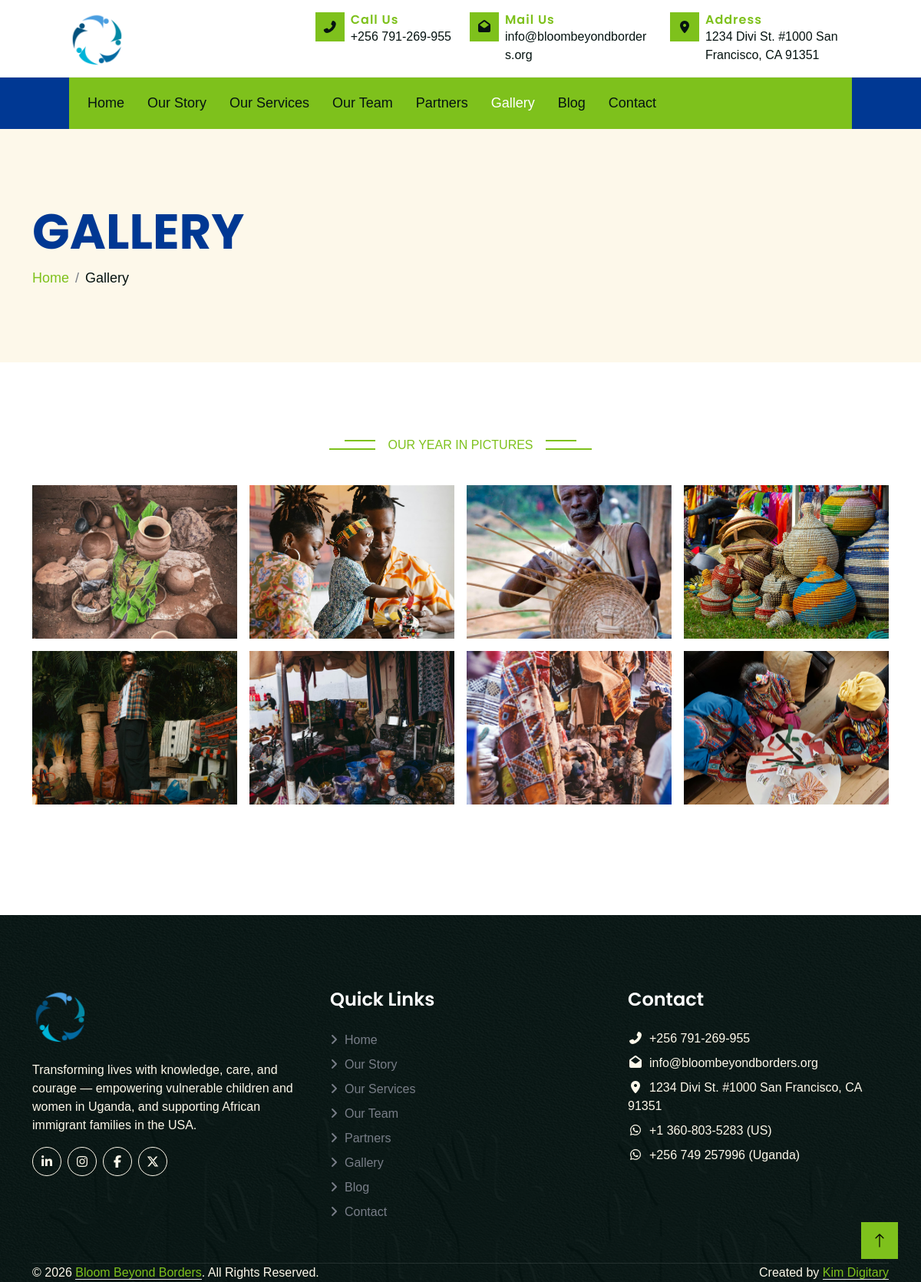
The page /gallery on the database its author committed.
### tables this page shows
CREATE TABLE IF NOT EXISTS gallery_albums (
    id INT UNSIGNED AUTO_INCREMENT PRIMARY KEY,
    name VARCHAR(150) NOT NULL,
    slug VARCHAR(160) NOT NULL,
    sort_order INT NOT NULL DEFAULT 0,
    created_at DATETIME NOT NULL DEFAULT CURRENT_TIMESTAMP,
    updated_at DATETIME NOT NULL DEFAULT CURRENT_TIMESTAMP ON UPDATE CURRENT_TIMESTAMP,
    UNIQUE KEY uq_gallery_albums_slug (slug)
);

CREATE TABLE IF NOT EXISTS gallery_images (
    id INT UNSIGNED AUTO_INCREMENT PRIMARY KEY,
    album_id INT UNSIGNED NOT NULL,
    image_path VARCHAR(255) NOT NULL,
    caption VARCHAR(255) NULL,
    sort_order INT NOT NULL DEFAULT 0,
    created_at DATETIME NOT NULL DEFAULT CURRENT_TIMESTAMP,
    CONSTRAINT fk_gallery_images_album FOREIGN KEY (album_id)
        REFERENCES gallery_albums (id) ON DELETE CASCADE,
    KEY idx_gallery_images_album_id (album_id)
);

### app/Core/Controller.php (called while the page is built, shortened)
<?php
abstract class Controller
{
    protected function view(string $view, array $data = []): void
    {
        $viewsDir = dirname(__DIR__) . '/Views';
        $viewPath = $viewsDir . '/' . $view . '.php';
        extract($data);
        require $viewsDir . '/partials/header.php';
        require $viewPath;
        require $viewsDir . '/partials/footer.php';
    }
}

### app/Controllers/GalleryController.php (called while the page is built, shortened)
<?php
class GalleryController extends Controller
{
    public function index(): void
    {
        $this->view('gallery/index', [
            'title' => 'Gallery - Bloom Beyond Borders',
            'pageTitle' => 'Gallery',
            'albums' => (new GalleryAlbum())->allWithImages(),
        ]);
    }
}

### public/index.php (called while the page is built, shortened)
<?php
$router = new Router();
$router->get('/', [HomeController::class, 'index']);
$router->get('/our-story', [StoryController::class, 'index']);
$router->get('/our-services', [ServicesController::class, 'index']);
$router->get('/our-team', [TeamController::class, 'index']);
$router->get('/partners', [PartnersController::class, 'index']);
$router->get('/gallery', [GalleryController::class, 'index']);
$router->get('/blog', [BlogController::class, 'index']);
$router->get('/blog/{slug}', [BlogController::class, 'show']);
$router->post('/blog/{slug}/comments', [BlogController::class, 'submitComment']);
$router->get('/contact', [ContactController::class, 'index']);
$router->post('/contact', [ContactController::class, 'submit']);
$router->get('/admin/login', [AdminAuthController::class, 'showLogin']);
$router->post('/admin/login', [AdminAuthController::class, 'login']);
$router->post('/admin/logout', [AdminAuthController::class, 'logout']);
$router->get('/admin', [AdminDashboardController::class, 'index']);
$router->get('/admin/settings', [AdminSettingsController::class, 'index']);
$router->post('/admin/settings', [AdminSettingsController::class, 'update']);
$router->get('/admin/team', [AdminTeamController::class, 'index']);
$router->get('/admin/team/create', [AdminTeamController::class, 'create']);
$router->post('/admin/team', [AdminTeamController::class, 'store']);
$router->get('/admin/team/{id}/edit', [AdminTeamController::class, 'edit']);
$router->post('/admin/team/{id}', [AdminTeamController::class, 'update']);
$router->post('/admin/team/{id}/delete', [AdminTeamController::class, 'destroy']);
$router->get('/admin/partners', [AdminPartnersController::class, 'index']);
$router->get('/admin/partners/create', [AdminPartnersController::class, 'create']);
$router->post('/admin/partners', [AdminPartnersController::class, 'store']);
$router->get('/admin/partners/{id}/edit', [AdminPartnersController::class, 'edit']);
$router->post('/admin/partners/{id}', [AdminPartnersController::class, 'update']);
$router->post('/admin/partners/{id}/delete', [AdminPartnersController::class, 'destroy']);
$router->get('/admin/gallery', [AdminGalleryController::class, 'index']);
$router->get('/admin/gallery/create', [AdminGalleryController::class, 'createAlbum']);
$router->post('/admin/gallery', [AdminGalleryController::class, 'storeAlbum']);
$router->get('/admin/gallery/{id}/edit', [AdminGalleryController::class, 'editAlbum']);
$router->post('/admin/gallery/{id}', [AdminGalleryController::class, 'updateAlbum']);
$router->post('/admin/gallery/{id}/delete', [AdminGalleryController::class, 'destroyAlbum']);
$router->get('/admin/gallery/{id}', [AdminGalleryController::class, 'showAlbum']);
$router->post('/admin/gallery/{albumId}/images', [AdminGalleryController::class, 'storeImage']);
$router->get('/admin/gallery/{albumId}/images/{imageId}/edit', [AdminGalleryController::class, 'editImage']);
$router->post('/admin/gallery/{albumId}/images/{imageId}', [AdminGalleryController::class, 'updateImage']);
$router->post('/admin/gallery/{albumId}/images/{imageId}/delete', [AdminGalleryController::class, 'destroyImage']);
$router->get('/admin/blog', [AdminBlogController::class, 'index']);
$router->get('/admin/blog/create', [AdminBlogController::class, 'create']);
$router->post('/admin/blog', [AdminBlogController::class, 'store']);
$router->get('/admin/blog/{id}/edit', [AdminBlogController::class, 'edit']);
$router->post('/admin/blog/{id}', [AdminBlogController::class, 'update']);
$router->post('/admin/blog/{id}/delete', [AdminBlogController::class, 'destroy']);
$router->get('/admin/comments', [AdminBlogController::class, 'commentsIndex']);
$router->post('/admin/comments/{id}/approve', [AdminBlogController::class, 'approveComment']);
$router->post('/admin/comments/{id}/delete', [AdminBlogController::class, 'deleteComment']);
$router->get('/admin/contact', [AdminContactController::class, 'index']);
$router->post('/admin/contact/{id}/delete', [AdminContactController::class, 'destroy']);
$router->get('/admin/story', [AdminStoryController::class, 'index']);
$router->get('/admin/story/stats/create', [AdminStoryController::class, 'createStat']);
$router->post('/admin/story/stats', [AdminStoryController::class, 'storeStat']);
$router->get('/admin/story/stats/{id}/edit', [AdminStoryController::class, 'editStat']);
$router->post('/admin/story/stats/{id}', [AdminStoryController::class, 'updateStat']);
$router->post('/admin/story/stats/{id}/delete', [AdminStoryController::class, 'destroyStat']);
$router->get('/admin/story/finance/create', [AdminStoryController::class, 'createFinance']);
$router->post('/admin/story/finance', [AdminStoryController::class, 'storeFinance']);
$router->get('/admin/story/finance/{id}/edit', [AdminStoryController::class, 'editFinance']);
$router->post('/admin/story/finance/{id}', [AdminStoryController::class, 'updateFinance']);
$router->post('/admin/story/finance/{id}/delete', [AdminStoryController::class, 'destroyFinance']);
$router->post('/admin/story/letter', [AdminStoryController::class, 'updateLetter']);
$router->dispatch($_SERVER['REQUEST_METHOD'], $_SERVER['REQUEST_URI']);

### app/Core/Model.php (called while the page is built, shortened)
<?php
abstract class Model
{
    public function __construct()
    {
        $this->db = Database::connection();
    }
}

### app/Config/db.php (called while the page is built)
<?php
return [
    'host' => getenv('DB_HOST') ?: '127.0.0.1',
    'port' => getenv('DB_PORT') ?: '3306',
    'database' => getenv('DB_DATABASE') ?: 'bloom',
    'username' => getenv('DB_USERNAME') ?: 'root',
    'password' => getenv('DB_PASSWORD') ?: '',
    'charset' => 'utf8mb4',
];

### app/Core/Database.php (called while the page is built, shortened)
<?php
class Database
{
    private static ?PDO $connection = null;
    public static function connection(): PDO
    {
        if (self::$connection === null) {
            $config = require dirname(__DIR__) . '/Config/db.php';
            $dsn = sprintf(
                'mysql:host=%s;port=%s;dbname=%s;charset=%s',
                $config['host'],
                $config['port'],
                $config['database'],
                $config['charset']
            );
            try {
                self::$connection = new PDO($dsn, $config['username'], $config['password'], [
                    PDO::ATTR_ERRMODE => PDO::ERRMODE_EXCEPTION,
                    PDO::ATTR_DEFAULT_FETCH_MODE => PDO::FETCH_ASSOC,
                    PDO::ATTR_EMULATE_PREPARES => false,
                ]);
            } catch (PDOException $e) {
                throw new PDOException('Database connection failed: ' . $e->getMessage(), (int) $e->getCode());
            }
        }
        return self::$connection;
    }
}

### app/Models/GalleryAlbum.php (called while the page is built, shortened)
<?php
class GalleryAlbum extends Model
{
    public function allWithImages(): array
    {
        $albums = $this->all();
        $imagesStmt = $this->db->prepare(
            'SELECT * FROM gallery_images WHERE album_id = ? ORDER BY sort_order ASC, id ASC'
        );
        foreach ($albums as &$album) {
            $imagesStmt->execute([$album['id']]);
            $album['images'] = $imagesStmt->fetchAll();
        }
        return $albums;
    }
    public function all(): array
    {
        return $this->db->query('SELECT * FROM gallery_albums ORDER BY sort_order ASC, id ASC')->fetchAll();
    }
}

### app/Views/gallery/index.php (the view, shortened to what this page needs)
<?php
require dirname(__DIR__) . '/partials/page-header.php';
?>
<div class="container-fluid py-5">
    <div class="container">
        <?php foreach ($albums as $album): ?>
            <div class="mb-5 wow fadeIn" data-wow-delay="0.1s">
                <div class="text-center mx-auto mb-4" style="max-width: 500px;">
                    <p class="section-title bg-white text-center text-primary px-3"><?= htmlspecialchars($album['name']) ?></p>
                </div>
                <div class="row g-3">
                    <?php foreach ($album['images'] as $image): ?>
                        <?php $path = '/' . htmlspecialchars(ltrim($image['image_path'], '/')); ?>
                        <div class="col-6 col-md-4 col-lg-3">
                            <img
                                class="img-fluid w-100 gallery-thumb"
                                style="cursor: pointer; aspect-ratio: 4 / 3; object-fit: cover;"
                                src="<?= $path ?>"
                                data-full="<?= $path ?>"
                                data-caption="<?= htmlspecialchars($image['caption'] ?? '') ?>"
                                data-bs-toggle="modal"
                                data-bs-target="#galleryLightbox"
                                alt="<?= htmlspecialchars($image['caption'] ?: $album['name']) ?>"
                            >
                        </div>
                    <?php endforeach; ?>
                </div>
            </div>
        <?php endforeach; ?>
    </div>
</div>

### app/Core/Router.php (shortened to what this page needs)
<?php
class Router
{
    private array $routes = [];
    private function add(string $method, string $path, array $handler): void
    {
        $this->routes[] = [
            'method' => $method,
            'pattern' => $this->toPattern($path),
            'handler' => $handler,
        ];
    }
    private function toPattern(string $path): string
    {
        $pattern = preg_replace('#\{[a-zA-Z_][a-zA-Z0-9_]*\}#', '([^/]+)', $path);
        return '#^' . $pattern . '$#';
    }
    public function dispatch(string $method, string $uri): void
    {
        $path = parse_url($uri, PHP_URL_PATH) ?: '/';
        $path = rtrim($path, '/');
        foreach ($this->routes as $route) {
            if (preg_match($route['pattern'], $path, $matches)) {
                array_shift($matches);
                [$controllerClass, $action] = $route['handler'];
                $controller = new $controllerClass();
                $controller->$action(...$matches);
                return;
            }
        }
    }
}

### public/css/style.css (style rules this page uses)
:root { --bs-primary: #7ec11c; --bs-secondary: #003893; --bs-tertiary: #797E88; }
.section-title { position: relative; display: inline-block; text-transform: uppercase; }
.section-title::before { position: absolute; content: ""; width: calc(100% + 80px); height: 0px; top: 5px; left: -40px; border-top: 2px solid var(--bs-primary); z-index: -1; }
.section-title::after { position: absolute; content: ""; width: calc(100% + 120px); height: 0px; bottom: 6px; left: -60px; border-bottom: 2px solid var(--bs-primary); z-index: -1; }

### rows shown on the page
gallery_albums: name "OUR YEAR IN PICTURES"
gallery_images: image_path (picture)
gallery_images: image_path (picture)
gallery_images: image_path (picture)
gallery_images: image_path (picture)
gallery_images: image_path (picture)
gallery_images: image_path (picture)
gallery_images: image_path (picture)
gallery_images: image_path (picture)

### other values the page prints
$settings['contact_phone'] "+256 791-269-955"
$settings['contact_email'] "info@bloombeyondborders.org"
$settings['contact_address'] "1234 Divi St. #1000 San Francisco, CA 91351"
$label "Home"
$label "Our Story"
$label "Our Services"
$label "Our Team"
$label "Partners"
$label "Gallery"
$label "Blog"
$label "Contact"
$settings['whatsapp_us'] "+1 360-803-5283"
$settings['whatsapp_ug'] "+256 749 257996"
